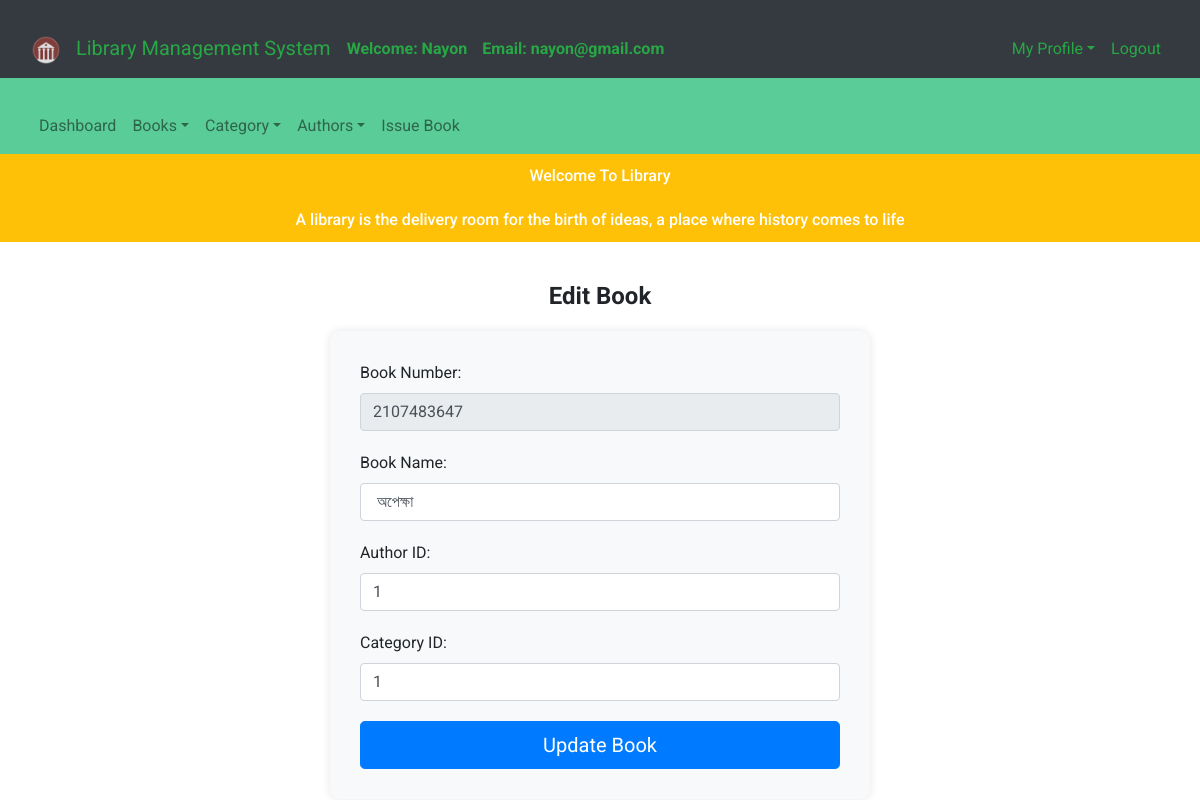
The app's page /librarians/edit_book.php?bn=2107483647 (signed in) with its own data.
### tables this page shows
CREATE TABLE `books` (
  `book_id` int(11) NOT NULL,
  `book_image` varchar(400) NOT NULL,
  `book_name` varchar(250) NOT NULL,
  `author_id` int(11) NOT NULL,
  `author_name` varchar(200) NOT NULL,
  `cat_id` int(11) NOT NULL,
  `cat_name` varchar(250) NOT NULL,
  `book_isbn` int(50) NOT NULL,
  `aviavlity` int(11) NOT NULL
);

### librarians/edit_book.php (the view, shortened to what this page needs)
<?php
$connection = new mysqli("localhost", "root", "", "lms");
$book_isbn = $_GET['bn'] ?? '';
$book_name = $author_id = $cat_id = "";
if ($book_isbn) {
    $stmt = $connection->prepare("SELECT * FROM books WHERE book_isbn = ?");
    $stmt->bind_param("s", $book_isbn);
    $stmt->execute();
    $result = $stmt->get_result();
    if ($row = $result->fetch_assoc()) {
        $book_name = $row['book_name'];
        $author_id = $row['author_id'];
        $cat_id = $row['cat_id'];
    }
}
?>
<!DOCTYPE html>
<html lang="en">
<head>
    <link rel="stylesheet" href="../bootstrap-4.4.1/css/bootstrap.min.css">
</head>
<body>
<nav class="navbar navbar-expand-lg navbar-dark bg-dark">
    <div class="container-fluid">
        <a class="navbar-brand text-success" href="index.php">
            <img class="logo" src="logo.png"> Library Management System
        </a>
        <span class="navbar-text text-success">
            <strong>Welcome: <?php echo htmlspecialchars($_SESSION['name']); ?></strong>
        </span>
        <span class="navbar-text text-success">
            <strong>Email: <?php echo htmlspecialchars($_SESSION['email']); ?></strong>
        </span>
        <ul class="nav navbar-nav ml-auto">
            <li class="nav-item dropdown">
                <a class="nav-link dropdown-toggle text-success" data-toggle="dropdown">My Profile</a>
            </li>
            <li class="nav-item">
                <a class="nav-link text-success" href="logout.php">Logout</a>
            </li>
        </ul>
    </div>
</nav>
<nav class="navbar navbar-expand-lg navbar-light" style="background-color: #5ACC97">
    <div class="container-fluid">
        <ul class="navbar-nav">
            <li class="nav-item"><a class="nav-link" href="librarians_dashboard.php">Dashboard</a></li>
            <li class="nav-item dropdown">
                <a class="nav-link dropdown-toggle" data-toggle="dropdown">Books</a>
            </li>
            <li class="nav-item dropdown">
                <a class="nav-link dropdown-toggle" data-toggle="dropdown">Category</a>
            </li>
            <li class="nav-item dropdown">
                <a class="nav-link dropdown-toggle" data-toggle="dropdown">Authors</a>
            </li>
            <li class="nav-item"><a class="nav-link" href="issue_book.php">Issue Book</a></li>
        </ul>
    </div>
</nav>
<div class="marquee">Welcome To Library</div>
<div class="marquee">A library is the delivery room for the birth of ideas, a place where history comes to life</div>
<div class="container">
    <center><h4 class="header-title">Edit Book</h4></center>
    <div class="row justify-content-center">
        <div class="col-md-6">
            <div class="form-container">
                <form action="" method="post">
                    <div class="form-group">
                        <label for="book_isbn">Book Number:</label>
                        <input type="text" name="book_isbn" value="<?php echo htmlspecialchars($book_isbn); ?>" class="form-control" disabled required>
                    </div>
                    <div class="form-group">
                        <label for="book_name">Book Name:</label>
                        <input type="text" name="book_name" value="<?php echo htmlspecialchars($book_name); ?>" class="form-control" required>
                    </div>
                    <div class="form-group">
                        <label for="author_id">Author ID:</label>
                        <input type="text" name="author_id" value="<?php echo htmlspecialchars($author_id); ?>" class="form-control" required>
                    </div>
                    <div class="form-group">
                        <label for="cat_id">Category ID:</label>
                        <input type="text" name="cat_id" value="<?php echo htmlspecialchars($cat_id); ?>" class="form-control" required>
                    </div>
                    <button type="submit" name="update" class="btn btn-primary btn-lg">Update Book</button>
                </form>
            </div>
        </div>
    </div>
</div>
</body>
</html>

### librarians/edit_book.php (style rules this page uses)
body { font-family: 'Roboto', sans-serif; }
.navbar-brand img { height: 30px; margin-right: 10px; }
.navbar-text { margin-right: 15px; }
.form-container { background-color: #f8f9fa; padding: 30px; border-radius: 10px; box-shadow: 0 0 10px rgba(0, 0, 0, 0.1); }
.form-container .form-group { margin-bottom: 20px; }
.form-container .btn { width: 100%; }
.marquee { padding: 10px 0; background-color: #ffc107; color: #fff; font-weight: 500; text-align: center; }
.container-fluid { margin-top: 20px; }
.container { margin-top: 40px; }
.header-title { margin-bottom: 20px; font-weight: 700; }

### records on screen
books: book_name "অপেক্ষা", author_id "1", cat_id "1"

### other values on screen
$_SESSION['name'] "Nayon"
$_SESSION['email'] "nayon@gmail.com"
